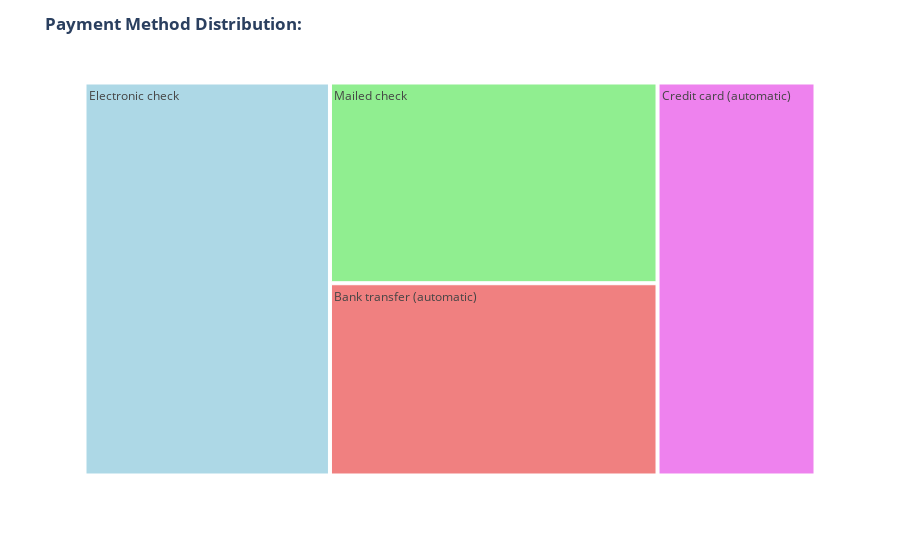

Notebook code for this chart:
### Markdown cell above
Based on the contract types, we see that the customers with a month-to-month contract are much more likely to change providers, as opposed to those with year long or two year long contracts.

### Code cell
import plotly.express as px
labels = customer_churn['PaymentMethod'].unique()
values = customer_churn['PaymentMethod'].value_counts()

#We now use a Treemap to identify the payment methods and their counts:
data = pd.DataFrame({'PaymentMethod': labels,'Count': values}).sort_values('PaymentMethod')

fig = px.treemap(data, path=['PaymentMethod'], values='Count',color='PaymentMethod',color_discrete_map={'Electronic check': 'lightblue','Mailed check': 'lightgreen','Bank transfer (automatic)': 'lightcoral','Credit card (automatic)': 'violet'})
fig.update_layout(title_text="<b>Payment Method Distribution:</b>")
fig.show()

### Figure 1 — Plotly figure (JSON) as saved in the notebook; plotly's stock layout.template omitted (floating-point values rounded to 4 significant figures)
{"data": [{"branchvalues": "total", "customdata": [["Bank transfer (automatic)"], ["Credit card (automatic)"], ["Electronic check"], ["Mailed check"]], "domain": {"x": [0, 1], "y": [0, 1]}, "hovertemplate": "labels=%{label}<br>Count=%{value}<br>parent=%{parent}<br>id=%{id}<br>PaymentMethod=%{customdata[0]}<extra></extra>", "ids": ["Bank transfer (automatic)", "Credit card (automatic)", "Electronic check", "Mailed check"], "labels": ["Bank transfer (automatic)", "Credit card (automatic)", "Electronic check", "Mailed check"], "marker": {"colors": ["lightcoral", "violet", "lightblue", "lightgreen"]}, "name": "", "parents": ["", "", "", ""], "type": "treemap", "values": [1544, 1522, 2365, 1612]}], "layout": {"legend": {"tracegroupgap": 0}, "margin": {"t": 60}, "title": {"text": "<b>Payment Method Distribution:</b>"}}}
